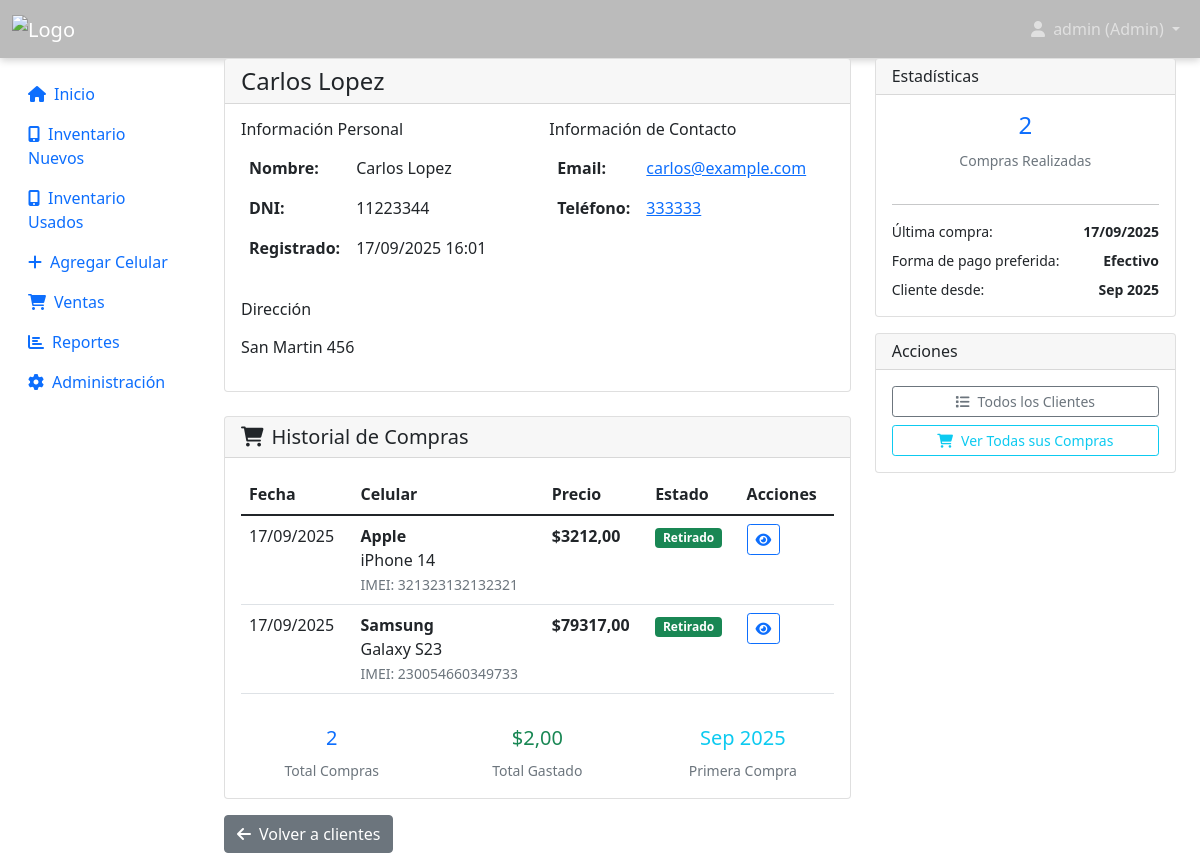
Page /customers/3/ (signed in) on the earlier database version.
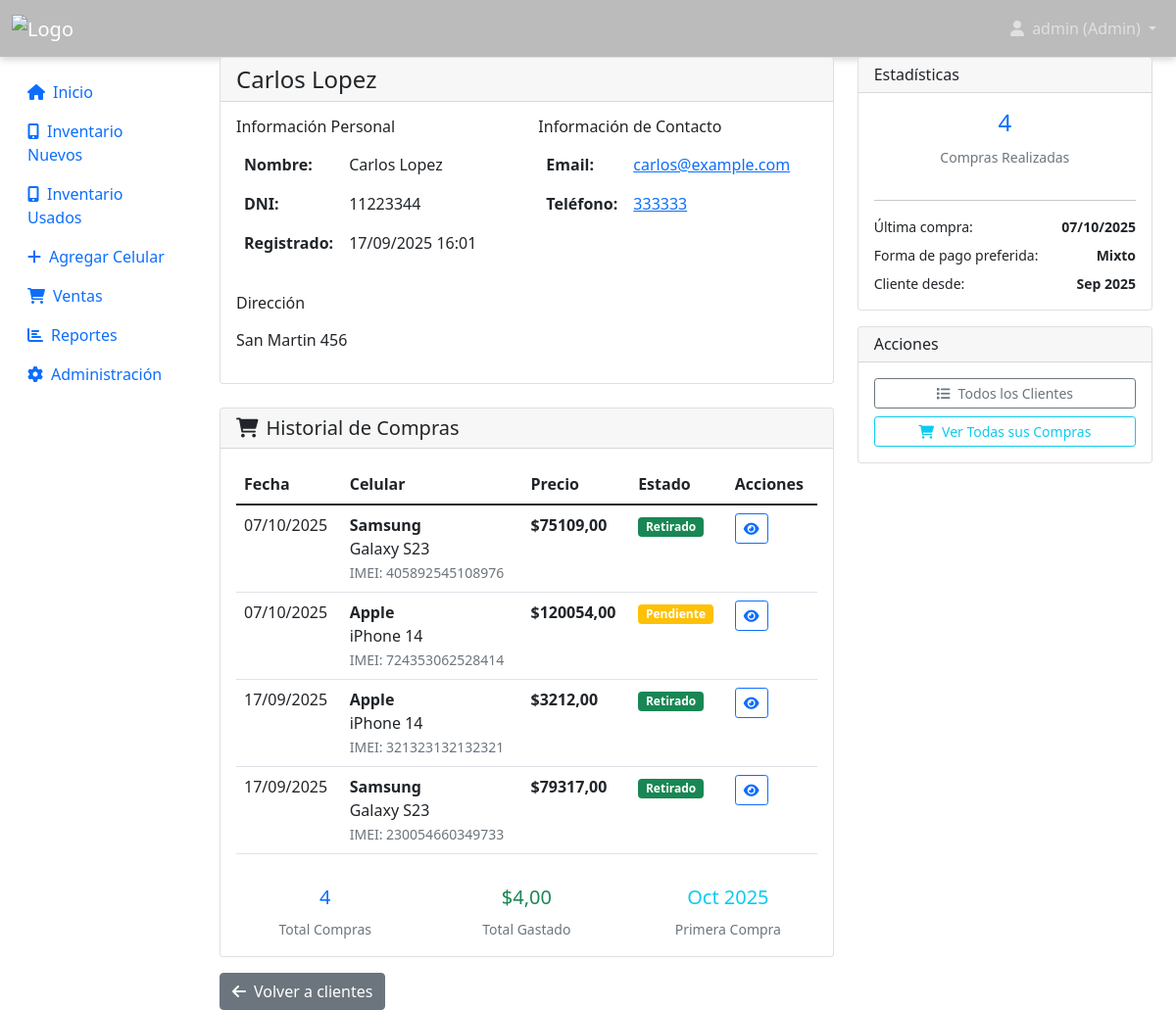
Same page on the later database version.
### inventory/models.py (models this page shows, shortened)
class Sale(models.Model):
    PAYMENT_METHODS = [
        ('cash', 'Efectivo'),
        ('card', 'Tarjeta'),
        ('transfer', 'Transferencia'),
        ('financing', 'Financiación'),
        ('mixed', 'Mixto'),
    ]
    id = models.UUIDField(
        primary_key=True,
        default=uuid.uuid4,
        editable=False
    )
    phone = models.OneToOneField(
        Phone,
        on_delete=models.CASCADE,
        verbose_name='Celular'
    )
    customer = models.ForeignKey(
        Customer,
        on_delete=models.CASCADE,
        verbose_name='Cliente'
    )
    sale_price = models.DecimalField(
        max_digits=10,
        decimal_places=2,
        verbose_name='Precio de venta'
    )
    payment_method = models.CharField(
        max_length=20,
        choices=PAYMENT_METHODS,
        verbose_name='Forma de pago'
    )
    is_picked_up = models.BooleanField(
        default=False,
        verbose_name='Retirado'
    )
    pickup_date = models.DateTimeField(
        null=True,
        blank=True,
        verbose_name='Fecha de retiro'
    )
    has_trade_in = models.BooleanField(
        default=False,
        verbose_name='Tiene parte de pago'
    )
    trade_in_phone = models.ForeignKey(
        Phone,
        on_delete=models.SET_NULL,
        null=True,
        blank=True,
        related_name='trade_in_sales',
        verbose_name='Celular en parte de pago'
    )
    trade_in_value = models.DecimalField(
        max_digits=10,
        decimal_places=2,
        null=True,
        blank=True,
        verbose_name='Valor parte de pago'
    )
    sold_by = models.ForeignKey(
        CustomUser,
        on_delete=models.SET_NULL,
        null=True,
        verbose_name='Vendido por'
    )
    sale_date = models.DateTimeField(
        auto_now_add=True,
        verbose_name='Fecha de venta'
    )
    notes = models.TextField(
        blank=True,
        verbose_name='Notas'
    )
    class Meta:
        verbose_name = 'Venta'
        verbose_name_plural = 'Ventas'
        ordering = ['-sale_date']

class Phone(models.Model):
    internal_code = models.CharField(
        max_length=30,
        unique=True,
        blank=True,
        null=True,
        verbose_name='Código interno'
    )
    battery_percentage = models.PositiveIntegerField(
        default=100,
        verbose_name='Porcentaje de batería'
    )
    ACQUISITION_CHOICES = [
        ('mayorista', 'Compra mayorista'),
        ('parte_pago', 'Parte de pago'),
        ('', 'No aplica'),
    ]
    acquisition_type = models.CharField(
        max_length=20,
        choices=ACQUISITION_CHOICES,
        blank=True,
        default='',
        verbose_name='Tipo de adquisición'
    )
    acquired_from = models.ForeignKey(
        'Customer',
        on_delete=models.SET_NULL,
        null=True,
        blank=True,
        verbose_name='Cliente que entregó',
        help_text='Solo si fue parte de pago',
        related_name='phones_acquired'
    )
    """
    Modelo principal para los celulares en inventario
    """
    STATUS_CHOICES = [
        ('available', 'Stock'),          # antes Disponible
        ('reserved', 'Reservado'),
        ('sold', 'Vendido'),
        ('service', 'Servicio técnico'), # nuevo (reemplaza damaged como estado operativo)
        ('in_transit', 'En camino'),
        ('warehouse', 'Depósito'),       # nuevo: almacenado fuera de sala de ventas
    ]
    CONDITION_CHOICES = [
        ('new', 'Nuevo'),
        ('used', 'Usado'),
        ('refurbished', 'Reacondicionado'),
        ('trade_in', 'Parte de pago'),
    ]
    imei_validator = RegexValidator(
        regex=r'^\d{15}$',
        message='El IMEI debe tener exactamente 15 dígitos'
    )
    id = models.UUIDField(
        primary_key=True,
        default=uuid.uuid4,
        editable=False
    )
    model = models.ForeignKey(
        PhoneModel,
        on_delete=models.CASCADE,
        verbose_name='Modelo'
    )
    imei = models.CharField(
        max_length=15,
        unique=True,
        validators=[imei_validator],
        verbose_name='IMEI'
    )
    status = models.CharField(
        max_length=20,
        choices=STATUS_CHOICES,
        default='available',
        verbose_name='Estado'
    )
    condition = models.CharField(
        max_length=20,
        choices=CONDITION_CHOICES,
        default='new',
        verbose_name='Condición'
    )
    price = models.DecimalField(
        max_digits=10,
        decimal_places=2,
        verbose_name='Precio'
    )
    storage_capacity = models.CharField(
        max_length=10,
        blank=True,
        verbose_name='Capacidad de almacenamiento'
    )
    color = models.CharField(
        max_length=30,
        blank=True,
        verbose_name='Color'
    )
    notes = models.TextField(
        blank=True,
        verbose_name='Notas'
    )
    added_by = models.ForeignKey(
        CustomUser,
        on_delete=models.SET_NULL,
        null=True,
        related_name='phones_added',
        verbose_name='Agregado por'
    )
    created_at = models.DateTimeField(
        auto_now_add=True,
        verbose_name='Fecha de ingreso'
    )
    updated_at = models.DateTimeField(
        auto_now=True,
        verbose_name='Última modificación'
    )
    class Meta:
        verbose_name = 'Celular'
        verbose_name_plural = 'Celulares'
        ordering = ['-created_at']

class PhoneModel(models.Model):
    brand = models.ForeignKey(
        Brand,
        on_delete=models.CASCADE,
        verbose_name='Marca'
    )
    name = models.CharField(
        max_length=100,
        verbose_name='Nombre del modelo'
    )
    is_active = models.BooleanField(
        default=True,
        verbose_name='Activo'
    )
    created_at = models.DateTimeField(
        auto_now_add=True,
        verbose_name='Fecha de creación'
    )
    class Meta:
        verbose_name = 'Modelo de celular'
        verbose_name_plural = 'Modelos de celulares'
        unique_together = ['brand', 'name']
        ordering = ['brand__name', 'name']

class Brand(models.Model):
    name = models.CharField(
        max_length=50,
        unique=True,
        verbose_name='Nombre'
    )
    is_active = models.BooleanField(
        default=True,
        verbose_name='Activa'
    )
    created_at = models.DateTimeField(
        auto_now_add=True,
        verbose_name='Fecha de creación'
    )
    class Meta:
        verbose_name = 'Marca'
        verbose_name_plural = 'Marcas'
        ordering = ['name']

### inventory/views.py (the view)
# urls.py: path('customers/<int:customer_id>/', views.customer_detail, name='customer_detail'),
@login_required
def customer_detail(request, customer_id):
    customer = get_object_or_404(Customer, id=customer_id)
    sales = customer.sale_set.select_related('phone__model__brand').order_by('-sale_date')
    return render(request, 'inventory/customer_detail.html', {
        'customer': customer,
        'sales': sales
    })

### inventory/context_processors.py (called while the page is built)
def user_info(request):
    context = {}
    if request.user.is_authenticated:
        context['user_role'] = 'admin' if request.user.is_staff else 'empleado'
        context['user_full_name'] = request.user.get_full_name() or request.user.username
    return context

### templates/inventory/customer_detail.html (shortened to what the changed rows need)
{% extends 'base.html' %}
{% block content %}
<div class="row">
    <div class="col-md-8">
        <div class="card">
            <div class="card-body">
                <div class="row">
                    <div class="col-md-6">
                        <table class="table table-borderless">
                            <tr>
                                <th width="30%">Nombre:</th>
                            </tr>
                            {% if customer.dni %}
                            <tr>
                                <th>DNI:</th>
                            </tr>
                            {% endif %}
                            <tr>
                                <th>Registrado:</th>
                            </tr>
                        </table>
                    </div>
                    <div class="col-md-6">
                        <table class="table table-borderless">
                            {% if customer.email %}
                            <tr>
                                <th width="30%">Email:</th>
                            </tr>
                            {% endif %}
                            {% if customer.phone %}
                            <tr>
                                <th>Teléfono:</th>
                            </tr>
                            {% endif %}
                        </table>
                    </div>
                </div>
            </div>
        </div>
        <div class="card mt-4">
            <div class="card-body">
                {% if sales %}
                    <div class="table-responsive">
                        <table class="table table-hover">
                            <thead>
                                <tr>
                                    <th>Fecha</th>
                                    <th>Celular</th>
                                    <th>Precio</th>
                                    <th>Estado</th>
                                    <th>Acciones</th>
                                </tr>
                            </thead>
                            <tbody>
                                {% for sale in sales %}
                                    <tr>
                                        <td>{{ sale.sale_date|date:"d/m/Y" }}</td>
                                        <td>
                                            <strong>{{ sale.phone.model.brand.name }}</strong><br>
                                            {{ sale.phone.model.name }}
                                            <br><small class="text-muted">IMEI: {{ sale.phone.imei }}</small>
                                        </td>
                                        <td>
                                            <strong>${{ sale.sale_price }}</strong>
                                        </td>
                                        <td>
                                            {% if sale.is_picked_up %}
                                                <span class="badge bg-success">Retirado</span>
                                            {% else %}
                                                <span class="badge bg-warning">Pendiente</span>
                                            {% endif %}
                                        </td>
                                        <td>
                                            <a href="{% url 'sale_detail' sale.id %}" class="btn btn-outline-primary btn-sm" title="Ver detalle">
                                                <i class="fas fa-eye"></i>
                                            </a>
                                        </td>
                                    </tr>
                                {% endfor %}
                            </tbody>
                        </table>
                    </div>
                    <div class="row mt-3">
                        <div class="col-md-4">
                            <div class="text-center">
                                <h5 class="text-primary">{{ sales.count }}</h5>
                                <small class="text-muted">Total Compras</small>
                            </div>
                        </div>
                        <div class="col-md-4">
                            <div class="text-center">
                                <h5 class="text-success">${{ sales|length|floatformat:2 }}</h5>
                                <small class="text-muted">Total Gastado</small>
                            </div>
                        </div>
                        <div class="col-md-4">
                            <div class="text-center">
                                <h5 class="text-info">{{ sales.first.sale_date|date:"M Y" }}</h5>
                                <small class="text-muted">Primera Compra</small>
                            </div>
                        </div>
                    </div>
                {% else %}
                    <div class="text-center py-4">
                        <i class="fas fa-shopping-cart fa-2x text-muted mb-3"></i>
                        <h6>Sin compras registradas</h6>
                        <p class="text-muted">Este cliente aún no ha realizado ninguna compra.</p>
                    </div>
                {% endif %}
            </div>
        </div>
    </div>
    <div class="col-md-4">
        <div class="card">
            <div class="card-body">
                <div class="row text-center">
                    <div class="col-12 mb-3">
                        <h4 class="text-primary">{{ sales.count }}</h4>
                        <small class="text-muted">Compras Realizadas</small>
                    </div>
                </div>
                {% if sales %}
                    <hr>
                    <div class="small">
                        <div class="d-flex justify-content-between mb-2">
                            <span>Última compra:</span>
                            <strong>{{ sales.first.sale_date|date:"d/m/Y" }}</strong>
                        </div>
                        <div class="d-flex justify-content-between mb-2">
                            <span>Forma de pago preferida:</span>
                            <strong>{{ sales.first.get_payment_method_display }}</strong>
                        </div>
                        <div class="d-flex justify-content-between">
                            <span>Cliente desde:</span>
                            <strong>{{ customer.created_at|date:"M Y" }}</strong>
                        </div>
                    </div>
                {% endif %}
            </div>
        </div>
    </div>
</div>
{% endblock %}

Differences in the rows shown:
added Sale: sale_date "07/10/2025", phone.model.brand.name "Samsung", phone.model.name "Galaxy S23", phone.imei "405892545108976", sale_price "75109,00", is_picked_up "Retirado", first.sale_date "Oct 2025", first.sale_date "07/10/2025", first.payment_method "Mixto"
added Sale: sale_date "07/10/2025", phone.model.brand.name "Apple", phone.model.name "iPhone 14", phone.imei "724353062528414", sale_price "120054,00", is_picked_up "Pendiente"
Other differences:
{{ sales.count }}: "2" → "4"
{{ sales|length|floatformat:2 }}: "2,00" → "4,00"
{{ sales.first.sale_date|date:"M Y" }}: "Sep 2025" → "Oct 2025"
{{ sales.first.sale_date|date:"d/m/Y" }}: "17/09/2025" → "07/10/2025"
{{ sales.first.get_payment_method_display }}: "Efectivo" → "Mixto"
